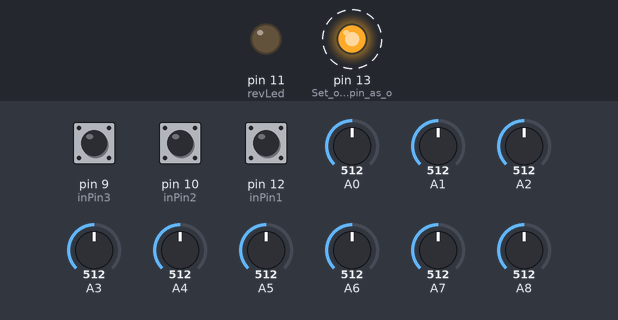
Simulated run of this sketch. Board: Arduino Leonardo, built with avr-gcc and run on an emulated ATmega32U4. Parts: output pins drawn as LEDs (lit = HIGH). Dashed ring = blinking. The test bench sets the inputs (shaded band); at power-on: pin 12 (inPin1) HIGH, pin 9 (inPin3) HIGH, pin 10 (inPin2) HIGH, A0 = 512, A1 = 512, A2 = 512, A3 = 512, A4 = 512, A5 = 512, A6 = 512, A7 = 512, A8 = 512. EEPROM starts erased; USB keyboard and mouse output is not drawn.

Above: at 0.87 s.
1.3 s: pin 12 (inPin1) pulled LOW for 3.2 s
At 1.9 s:
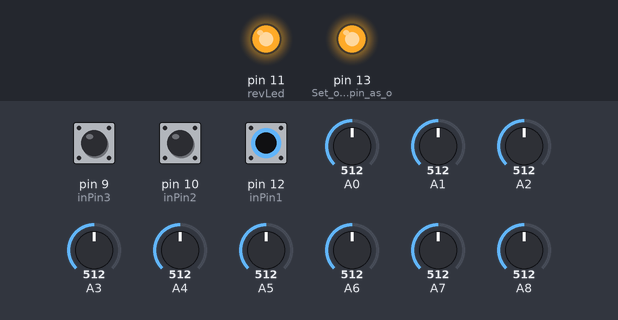
At 4.76 s:
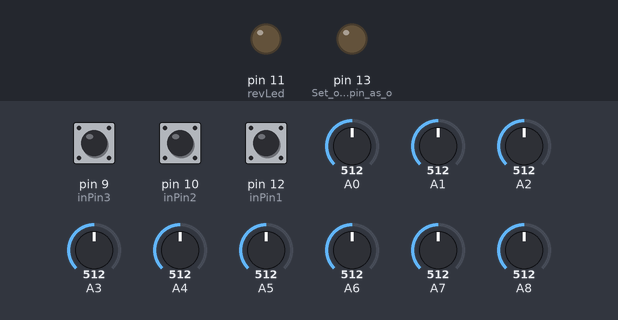
Timing chart, 0 to 6.4 s (numbered marks = the images above; inputs shaded):
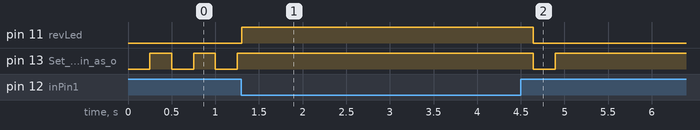

Measured:
- after the input at 1.3 s, pin 11 (revLed): LOW → HIGH at once, → LOW 3.3 s later

The sketch:

multi_axis_v2.ino
```cpp
//#define DEBUG  //Uncomment this line to enable serial monitor output to debug the code

/////////////////////////
// GENERAL DESCRIPTION //
/////////////////////////

/*
  USB Multi Axis Controller that provides 9 analog input channels using the joystick controller.
  A separate switch is used to determine if the pedals should operate in Racing mode (clutch/brake/accelerator)
  or Flight mode (rudder/differential braking)
  Designed for Arduino Leonardo
  Requires Joystick library

  Work to go:
  Add switches for spare inputs
  See if there's a way to create differential brake axis that FS2020 recognises without conflict
  Remove thrust reverser LED (hardware function instead)
  Add trim wheel
*/

///////////////////////////////
// AXES AND PIN DESCRIPTIONS //
///////////////////////////////
/*

AXES DESCRIPTIONS [output axis name = output control]
   Racing mode
  Accel = accel
  Brake = brake
  Throttle = clutch

   Flight mode
  Accel = right brake (accelerator pedal)
  Brake = left brake (clutch pedal)
  Throttle = rudder (combination of accelerator and clutch pedals)

  xAxis = L Throttle
  yAxis = L Prop
  zAxis = L Mixture

  RxAxis = R Throttle
  RyAxis = R Prop
  RzAxis = R Mixture

PIN ASSIGNMENT
  A0 - Left Throttle
  A1 - Right Throttle
  A2 - Left Prop
  A3 - Right Prop
  A4 - Left Mixture
  A5 - Right Mixture
  A6 - Clutch      [Pin 4]
  A7 - Brake       [Pin 6]
  A8 - Accelerator [Pin 8]

  0 - [not used]
  1 - [not used]
  2 - Racing/Flight Mode
  3 - [not used]
  5 - [not used]
  7 - [not used]
  9 - Trim Up
  10 - Trim Down
  11 - Thrust Reverser LED
  12 - Input button
  13 - On board LED

*/

///////////////
// LIBRARIES //
///////////////

#include <EEPROM.h> //used to read/write cal tables

#include <Joystick.h>
// Create 2 joysticks, one for the pedals (all 3 for racing mode, or just brakes for flight mode), the other for all 6 levers plus rudder and additional switches
Joystick_ Joystick[2] = {
  Joystick_(0x03, JOYSTICK_TYPE_MULTI_AXIS, 0, 0, false, false, false, false, false, false, true, true, true, true, false), //throttle, brake, accelerator (Logitech pedals)
  Joystick_(0x04, JOYSTICK_TYPE_JOYSTICK, 5, 0,true,true,true,true,true,true,true,true,false,false,false) //6 axis, plus 1 button (Rudder, Throttle levers, plus 5 buttons)
};

/////////////////////////////////////////
// CONSTANT AND VARIABLE INITILISATION //
/////////////////////////////////////////

// CONSTANTS
const bool analogBrakes = false;      // True = using analog brake axis. False = using switches to toggle brakes on and off. If using switches, it's recommended to calibrate the pedals.
const bool initAutoSendState = true;  // Continuously sends joystick output if set to true
const int brakeSensitivity = 100;     // Minimum input required (out of 1024)on both clutch and accelerator to trigger differential braking (Flight mode only)
const int brakePeriod = 50;           // Toggle brake inputs every x milliseconds
const int brakeResolution = 10;       // Number of brake positions. Only used for modulating the left/right brake switches.
const int zeroThrotOffset = 10;       // Offset to ensure throttles to min result in 0 output (ie any value less than this will be read as 0). This may help with engaging thrust reversers.

// MISC
int inPin1 = 12;                    // Input pin 1 (used for thrust reverser toggle)
int inPin2 = 10;                    // Trim down switch
int inPin3 = 9;                     // Trim up switch
int revLed = 11;                    // Output pin for thrust reverser LED (illuminates thrust reverser switch when active)
int modeState = HIGH;               // Initialises the state (HIGH = racing pedals)
unsigned long previousMillis = 0;   // used for startup timer
unsigned long previousBMillis = 0;  // used for brake modulation
unsigned long prevDebMillis = 0;    // used for debug loop

// AXES CALIBRATION TABLE (This is the default table unless calibration mode is activated)
int minLThrottle = 0;
int maxLThrottle = 1023;
int minRThrottle = 0;
int maxRThrottle = 1023;
int minLProp = 0;
int maxLProp = 1023;
int minRProp = 0;
int maxRProp = 1023;
int minLMix = 0;
int maxLMix = 1023;
int minRMix = 0;
int maxRMix = 1023;
int minClutch = 0;
int maxClutch = 1023;
int minAccel = 0;
int maxAccel = 1023;
int minBrake = 0;
int maxBrake = 1023;
int calValid = 0;

// INPUTS
int clutch = 0;
int brake = 0;
int accel = 0;
int trimDown = 0;
int trimUp = 0;

int lThrottle = 0;
int lProp = 0;
int lMix = 0;
int rThrottle = 0;
int rProp = 0;
int rMix = 0;

// OUTPUTS
int rRud = 0;
int lRud = 0;
int rBrake = 0;
int lBrake = 0;
int rudder = 1023;
int button1State = LOW; // used for selecting thrust reversers
int lBrakeSW = LOW;     // used for modulating brake switch
int rBrakeSW = LOW;     // used for modulating brake switch
int brakeCount = 0;     // used to determine when the the brakes should be on


///////////
// SETUP //
///////////
void setup()
{
  #ifdef DEBUG
  Serial.begin(9600); // start serial port for debugging.
  while(!Serial); // wait for serial port to open.
  #endif

  // Setup joysticks
  Joystick[0].begin(); // racing pedals (racing mode) or differential brakes (flight mode)
  Joystick[1].begin(); // flight controls including rudder and differential braking via switches

  // Setup digital pins
  // pinMode(switchPin, INPUT_PULLUP); //Set switch as input to read desired mode [no longer used]
  pinMode(inPin1, INPUT_PULLUP);    //Set input pin 1 as an input with pull up (high means off)
  pinMode(inPin2, INPUT_PULLUP);    //Set input pin 2 as an input with pull up (high means off)
  pinMode(inPin3, INPUT_PULLUP);    //Set input pin 3 as an input with pull up (high means off)
  pinMode(LED_BUILTIN, OUTPUT);     //Set on board LED pin as output
  pinMode(revLed, OUTPUT);          //Set thrust reverse LED pin as output

  //Read mode switch (high = flight pedals)
  //modeState = digitalRead(switchPin);
  modeState = digitalRead(inPin1); //read inPin1 on startup to determine which mode for the pedals (off = flight)

  if (EEPROM.read(0) == 1) { //calibration table has been stored, therefore read it
    readCalTable();
  }
}


/////////////////
// CALIBRATION //
/////////////////

void calibrate(){
  int start_state = digitalRead(inPin1); // get the mode switch position at the beginning. Terminate calibration once it's switched back
  int switch_state = digitalRead(inPin1);

  //clear calibration table valid flag
  if (EEPROM.read(0) == 1) { //clear previous cal table in case cal fails part way through
    EEPROM.write(0,0);
  }

  //reset all calibration values. This assumes all axis are calibrated, with the exception of the brake pedal.
  minLThrottle = 511;
  maxLThrottle = 511;
  minRThrottle = 511;
  maxRThrottle = 511;
  minLProp = 511;
  maxLProp = 511;
  minRProp = 511;
  maxRProp = 511;
  minLMix = 511;
  maxLMix = 511;
  minRMix = 511;
  maxRMix = 511;
  minRMix = 511;
  maxRMix = 511;
  minClutch = 511;
  maxClutch = 511;
  minAccel = 511;
  maxAccel = 511;
  minBrake = 511;
  maxBrake = 511;

  do { // Loop through updating cal tables until the switch is moved
    // Read current values
    lThrottle = analogRead(A0);
    rThrottle = analogRead(A1);
    lProp = analogRead(A2);
    rProp = analogRead(A3);
    lMix = analogRead(A4);
    rMix = analogRead(A5);
    clutch = analogRead(A6);
    brake = analogRead(A7);
    accel = analogRead(A8);

    // Update calibration table based on readings
    minLThrottle = min(minLThrottle,lThrottle); //update the min value
    maxLThrottle = max(maxLThrottle,lThrottle); //update the max value
    minRThrottle = min(minRThrottle,rThrottle);
    maxRThrottle = max(maxRThrottle,rThrottle);
    minLProp = min(minLProp,lProp);
    maxLProp = max(maxLProp,lProp);
    minRProp = min(minRProp,rProp);
    maxRProp = max(maxRProp,rProp);
    minLMix = min(minLMix,lMix);
    maxLMix = max(maxLMix,lMix);
    minRMix = min(minRMix,rMix);
    maxRMix = max(maxRMix,rMix);
    minClutch = min(minClutch,clutch);
    maxClutch = max(maxClutch,clutch);
    minAccel = min(minAccel,accel);
    maxAccel = max(maxAccel,accel);
    minBrake = min(minBrake,brake);
    maxBrake = max(maxBrake,brake);

    // Read switch state to see if it's changed (cal complete)
    //switch_state = digitalRead(switchPin);
    switch_state = digitalRead(inPin1);
  } while (switch_state == start_state); // continue calibration until switch is moved

  calValid = 1; // calibration successful
  writeCalTable(); //calibration complete, write table

}


////////////////
// BRAKE PWM //
////////////////

void brakePWM(int lBrakeIn, int rBrakeIn) {
  unsigned long currentMillis = millis();
  if (currentMillis - previousBMillis >= brakePeriod){ // Update brake values ever brakePeriod ms
    previousBMillis = currentMillis;

    if (map(lBrakeIn,0,1023,0,brakeResolution) > brakeCount) { // check if current brake value, remapped 0 to brake resolution (20 means full brakes), is greater than the current count
      lBrakeSW = HIGH;
    }
    else { // turn off the brake
      lBrakeSW = LOW;
    }

    if (map(rBrakeIn,0,1023,0,brakeResolution) > brakeCount) {
      rBrakeSW = HIGH;
    }
    else {
      rBrakeSW = LOW;
    }
  }
  brakeCount = (brakeCount + 1) % (brakeResolution - 1); // increment brake counter. the '-1' ensures the two top bins are for max braking, otherwise only an analog reading of 1023 would result in full brakes.

}

/////////////////////////////
// WRITE CALIBRATION TABLE //
/////////////////////////////

void writeCalTable(){
  int calTable[] = {calValid,minLThrottle,maxLThrottle,minRThrottle,maxRThrottle,minLProp,maxLProp,minRProp,maxRProp,minLMix,maxLMix,minRMix,maxRMix,minRMix,maxRMix,minClutch,maxClutch,minAccel,maxAccel,minBrake,maxBrake}; //create an array of calibration values. Order must match read function.
  int address = 1; //start at the first byte (save the successful cal flag at the end)

  #ifdef DEBUG
  Serial.print("Writing Cal Table. Size is: ");
  Serial.println(sizeof(calTable));
  #endif

  for (address = 1; address < (sizeof(calTable) / sizeof(calTable[0])); address++) { //start at the first cal value. Address 0 is the calibration valid flag.
    EEPROM.write(address * 2, calTable[address] >> 8);
    EEPROM.write(address * 2 + 1, calTable[address] & 0xFF);

    #ifdef DEBUG
    Serial.println(calTable[address]);
    Serial.println(calTable[address]>>8);
    Serial.println(calTable[address] & 0xFF);
    Serial.println();
    #endif
  }

  EEPROM.write(0,calValid); // store successful cal valid flag
  EEPROM.write(1,sizeof(calTable)); //store the size of the calibration table to help the read function. Assumes cal table will have no great than 255 entries.
}


////////////////////////////
// READ CALIBRATION TABLE //
////////////////////////////

void readCalTable(){
  int calTable[(EEPROM.read(1)/2)]; //initialise cal table. Byte 1 is the size of the array to create
  int address = 1; //start reading from the second entry
  byte byte1;
  byte byte2;

  #ifdef DEBUG
  Serial.print("Reading Cal Table. Size is: ");
  Serial.println(EEPROM.read(1));
  #endif

  for (address = 1; address < (sizeof(calTable) / sizeof(calTable[0])); address++) { //start at the first cal value. Address 0 is the calibration valid flag.
    calTable[address] = (EEPROM.read(address * 2) << 8) + EEPROM.read(address * 2 + 1); //store all the cal values into the calTable.

    #ifdef DEBUG
    Serial.println(calTable[address]); //debug cal value
    Serial.println(calTable[address] >> 8);
    Serial.println(calTable[address] & 0xFF);
    Serial.println();
    #endif
  }

  //assign all calibration values
  minLThrottle = calTable[1];
  maxLThrottle = calTable[2];
  minRThrottle = calTable[3];
  maxRThrottle = calTable[4];
  minLProp = calTable[5];
  maxLProp = calTable[6];
  minRProp = calTable[7];
  maxRProp = calTable[8];
  minLMix = calTable[9];
  maxLMix = calTable[10];
  minRMix = calTable[11];
  maxRMix = calTable[12];
  minRMix = calTable[13];
  maxRMix = calTable[14];
  minClutch = calTable[15];
  maxClutch = calTable[16];
  minAccel = calTable[17];
  maxAccel = calTable[18];
  minBrake = calTable[19];
  maxBrake = calTable[20];

}

///////////////////////////
// RACING PEDAL CONTROLS //
///////////////////////////

void racingPedals(){
    clutch = analogRead(A6);
    clutch = map(clutch,minClutch,maxClutch,0,1023); //Apply cal table and do not reverse axis
    Joystick[0].setThrottle(clutch);

    brake = analogRead(A7);
    brake = map(brake,minBrake,maxBrake,0,1023); //Apply cal table and do not reverse axis
    Joystick[0].setBrake(brake);

    accel = analogRead(A8);
    accel = map(accel,minAccel,maxAccel,0,1023); //Apply cal table and do not reverse axis
    Joystick[0].setAccelerator(accel);

}

///////////////////////////
// FLIGHT PEDAL CONTROLS //
///////////////////////////

void flightPedals(){

  // Determine Rudder and Brake outputs
  clutch = analogRead(A6);
  clutch = map(clutch,minClutch,maxClutch,1023,0); //Apply cal table and reverse axis
  accel = analogRead(A8);
  accel = map(accel,minAccel,maxAccel,1023,0); //Apply cal table and reverse axis

  // Set Rudder based on difference between left and right pedals
  rudder = 1023 - clutch + accel;
  rudder = map(rudder,0,2047,0,1023);

  // Set Brakes
  if ((clutch > brakeSensitivity) && (accel > brakeSensitivity)) {
      lBrake = map(clutch,brakeSensitivity,1023,0,1023);
      rBrake = map(accel,brakeSensitivity,1023,0,1023);
      brakePWM(lBrake,rBrake);   //update brake switch controls
  }
  else { // No brakes required - reset values
      lBrake = 0;
      rBrake = 0;
      lBrakeSW = LOW;
      rBrakeSW = LOW;
      brakeCount = 0;
  }

  // Write joystick outputs

  Joystick[1].setThrottle(rudder);      // write rudder value

  if (analogBrakes) {                   // Set analog outputs if in use
    Joystick[0].setBrake(lBrake);
    Joystick[0].setAccelerator(rBrake);
  }
  else {                                // Set digital outputs if in use
    Joystick[1].setButton(1,lBrakeSW);  // Appears as switch 2
    Joystick[1].setButton(2,rBrakeSW);  // Appears as switch 3
  }
}

////////////////////
// LEVER CONTROLS //
////////////////////

void leverControls(){
  lThrottle = analogRead(A0);
  if (lThrottle < zeroThrotOffset) {
    lThrottle = 0;
  }
//  lThrottle = constrain(lThrottle - zeroThrotOffset,0,1023);
  lThrottle = map(lThrottle,minLThrottle,maxLThrottle,0,1023); // apply calibration table
  Joystick[1].setXAxis(lThrottle);

  lProp = analogRead(A2);
  lProp = map(lProp,minLProp,maxLProp,0,1023); // apply calibration table
  Joystick[1].setYAxis(lProp);

  lMix = analogRead(A4);
  lMix = map(lMix,minLMix,maxLMix,0,1023); // apply calibration table
  Joystick[1].setZAxis(lMix);

  rThrottle = analogRead(A1);
  if (rThrottle < zeroThrotOffset) {
    rThrottle = 0;
  }
//  rThrottle = constrain(rThrottle - zeroThrotOffset,0,1023);
  rThrottle = map(rThrottle,minRThrottle,maxRThrottle,0,1023); // apply calibration table
  Joystick[1].setRxAxis(rThrottle);

  rProp = analogRead(A3);
  rProp = map(rProp,minRProp,maxRProp,0,1023); // apply calibration table
  Joystick[1].setRyAxis(rProp);

  rMix = analogRead(A5);
  rMix = map(rMix,minRMix,maxRMix,0,1023); // apply calibration table
  Joystick[1].setRzAxis(rMix);

}

/////////////////////
// BUTTON CONTROLS //
/////////////////////

void buttonControls(){
  button1State = !digitalRead(inPin1);    // Read thrust reverser button
  Joystick[1].setButton(0,button1State);  // Set thrust reverser state
  digitalWrite(revLed, button1State);     // Set thrust reverser LED state

  trimDown = !digitalRead(inPin2);        // Read trim down switch
  trimUp = !digitalRead(inPin3);          // Read trim up switch

  Joystick[1].setButton(3,trimDown);      // Set trim down state
  Joystick[1].setButton(4,trimUp);        // Set trim up state

}

///////////////
// DEBUG LOOP //
///////////////
void debugLoop(){
  unsigned long currDebMillis = millis();

  if (currDebMillis - prevDebMillis >= 250){     //run every 250 milliseconds
    prevDebMillis = currDebMillis; // reset counter

    Serial.println(lThrottle); //debug cal value
    Serial.println(rThrottle); //debug cal value
    Serial.println(lProp); //debug cal value
    Serial.println(rProp); //debug cal value
    Serial.println(lMix); //debug cal value
    Serial.println(rMix); //debug cal value
    Serial.println();
  }

}

///////////////
// MAIN LOOP //
///////////////

void loop(){
  unsigned long currentMillis = millis(); //counter for toggling the LED at startup
  bool calComplete = false; //determine once calibration is complete

  // Check for a change to mode switch in the first 5 seconds, if so, calibrate
  if (millis() < 5000 && calComplete == false) {    // Check if switch mode has changed within first 5 seconds
    if (currentMillis - previousMillis >= 250){     //Blink LED to show calibration input is being checked. Toggles every 250ms.
      previousMillis = currentMillis;
      digitalWrite(LED_BUILTIN,!digitalRead(LED_BUILTIN)); //set onboard LED;
    }
    if (modeState != digitalRead(inPin1)) { // switch has moved, therefore claibration
      calibrate();        // Update cal table for each axis
      calComplete = true; // Calibration is complete
      digitalWrite(LED_BUILTIN,modeState); // Set onboard LED with mode
    }
  }

  if (modeState == LOW) {  // Operate as Racing Pedals
    racingPedals(); // Process racing pedal controls
  }
  else {  // Operate as Flight Controls
    flightPedals(); // Process flight pedal controls
  }
  leverControls(); // Process lever controls
  buttonControls(); // Process button controls

  #ifdef DEBUG
  debugLoop();  // call debug loop
  #endif

}
```
